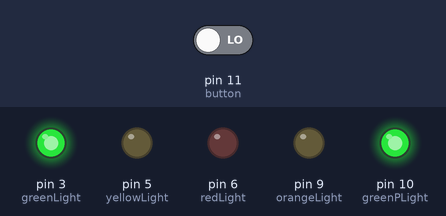
This sketch was run on a simulated Arduino Uno, built with avr-gcc and run on an emulated ATmega328P. Shown: output pins drawn as LEDs (lit = HIGH). Dashed ring = blinking. The test bench sets the inputs (shaded band); at power-on: pin 11 (button) LOW.

Above: at 18.4 s.
18.5 s: pin 11 (button) driven HIGH
At 33.9 s:
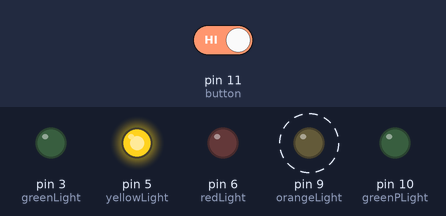
At 37.1 s:
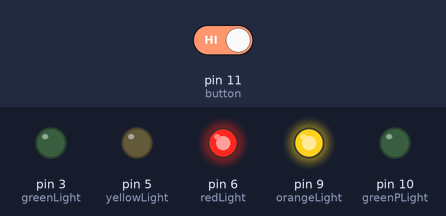
37.5 s: pin 11 (button) driven LOW
At 54.4 s:
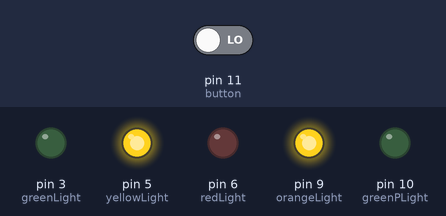
Timing chart, 0 to 58.5 s (numbered marks = the images above; inputs shaded):
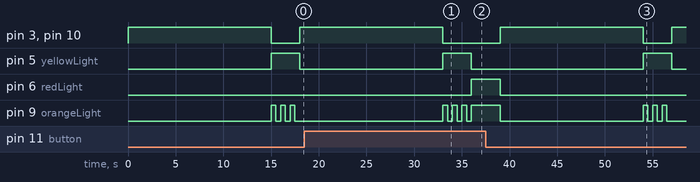

Measured:
- after the input at 18.5 s, pin 3 (greenLight), pin 10 (greenPLight): goes on until 33.0 s, then stays LOW; pin 6 (redLight): LOW → HIGH after 17.5 s
- after the input at 37.5 s, pin 3 (greenLight), pin 10 (greenPLight): LOW → HIGH after 1.5 s instead of 13.5 s; pin 5 (yellowLight): LOW → HIGH after 16.5 s, → LOW 3.0 s later; pin 6 (redLight): HIGH → LOW after 1.5 s instead of 13.5 s
- by itself, pin 9 (orangeLight): repeats every 1.0 s: HIGH 0.50 s, LOW 0.50 s, until it stays LOW from 56.5 s

The sketch:

Arduino_Final_Project.ino
```cpp
/*
Name: Harmanpreet Singh Sagar
Assignment: Arduino Final Project
Date: February 26th, 2021
Class: TDR 3M1
Purpose: To create a traffic signal like stop lights
*/

// Green Light connected to pin 3
int greenLight = 3;

// Yellow Light connected to pin 5
int yellowLight = 5;

// Red Light connected to pin 6
int redLight = 6;

// Orange Light connected to pin 9
int orangeLight = 9;

// Green Pedestrian Light connected to pin 10
int greenPLight = 10;

// Pushbutton connected to pin 11
int button = 11;

// Sets the amount of general light time
int lightTime = 15000;

// Sets the amount of time if button is pressed
int buttonTime = 3000;

// Sets the amount of time for the yellow light
int yellowTime = 3000;

// Time since button pressed
unsigned long changeTime;


void setup()
{
  // Configures greenLight to be an output pin
  pinMode(greenLight, OUTPUT);
  // Configures yellowLight to be an output pin
  pinMode(yellowLight, OUTPUT);
  // Configures redLight to be an output pin
  pinMode(redLight, OUTPUT);
  // Configures orangeLight to be an output pin
  pinMode(orangeLight, OUTPUT);
  // Configures greenPLight to be an output pin
  pinMode(greenPLight, OUTPUT);
  // Configures button to be an input pin
  pinMode(button, INPUT);
}

void loop()
{
  // Summons the greenYellowFunction subroutine
  greenYellowFunction();

  // Switches the red light on
  digitalWrite(redLight, HIGH);
  //Switches the orange light on
  digitalWrite(orangeLight, HIGH);
  // Opens while loop
  // Loop will continue to run until either the conditions are turned false
  while (digitalRead(button) == HIGH && (millis() - changeTime) < lightTime)
  {
    // If the button is pressed, wait 3 seconds and change the lights to green
    if (digitalRead(button) == HIGH && (millis() - changeTime > 12000 && millis() - changeTime < lightTime))
    {
      delay(lightTime - (millis() - changeTime));
    }
    else
    {
      delay(buttonTime);
    }
  }

  // Switches the red light off
  digitalWrite(redLight, LOW);
  // Switches the orange light off
  digitalWrite(orangeLight, LOW);
}

void greenYellowFunction()
{
  // Switches the green light on
  digitalWrite(greenLight, HIGH);
  // Switches the white light on
  digitalWrite(greenPLight, HIGH);
  // Wait 15 seconds
  delay(lightTime);

  // Switches the green light off
  digitalWrite(greenLight, LOW);
  // Switches the white light off
  digitalWrite(greenPLight, LOW);

  // Switches the yellow light on
  digitalWrite(yellowLight, HIGH);
  // Starts if statement
  // Statement will run if yellow light is on
  if(digitalRead(yellowLight) == HIGH);
  {
    // Opens for loop
    // Declares a variable orangeFlash, assigns default value and sets maximum value of less than 3 seconds
    for (int orangeFlash = 0; orangeFlash < yellowTime; orangeFlash += 1000)
    {
      // Switches on the orange light
      digitalWrite(orangeLight, HIGH);
      // Wait 500 milliseconds
      delay (500);
      // Switches off the orange light
      digitalWrite(orangeLight, LOW);
      // Wait 500 milliseconds
      delay (500);
    }
  }

  // Switches the yellow light off
  digitalWrite(yellowLight, LOW);

  // Records the time since last change of lights
  changeTime = millis();
}
```
